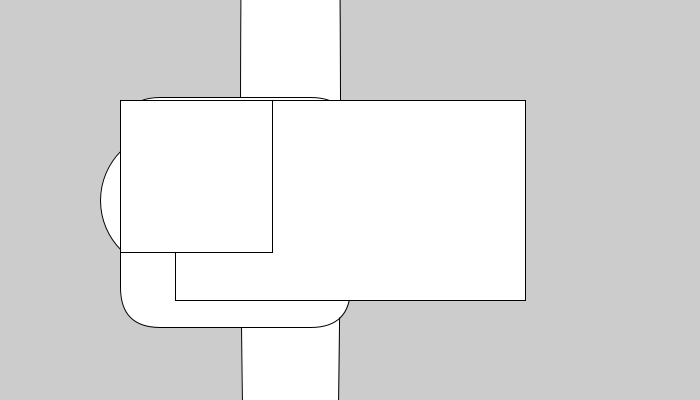
Frame 1 (no input)
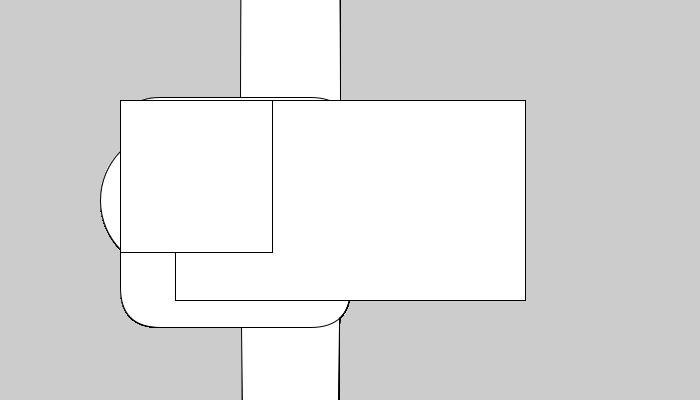
Frame 60 (the mouse pressed at the canvas centre just before this capture)
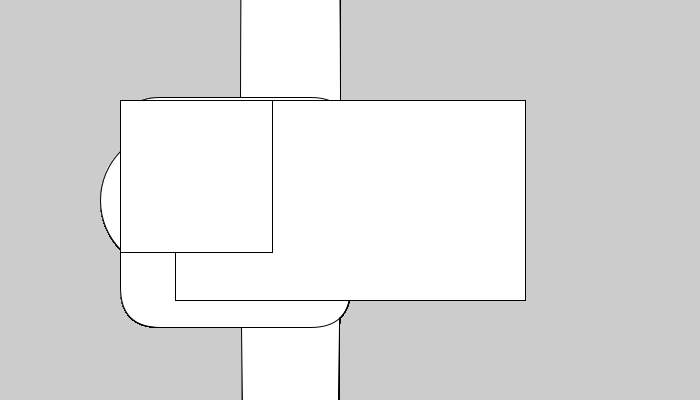
Frame 120 (the mouse held since frame 60 and released just before this capture)

The Processing sketch that drew these frames (run headless with seeded random() and noise(); from frame 60 on, the mouse is pressed at the canvas centre):

// Processing sketch: Other_Hello_World
// ── Other_Hello_World.pde
//Global Variables
int appWidth, appHeight;
float centerwidth, centerheight, xStart, yStart, widthRect, heightRect;
//
void setup() {
  //Declare Display Geometry: square, landscape, portrait
  size(700, 400); //Use size for debugging
  //fullScreen(); //Use fullScreen for easy deployment
  appWidth = width;
  appHeight = height;
  //
  //Concatenation
  println("\t\t\tWidth="+width, "\tHeight="+height); //key variables
  println("Display Monitor:", "\twidth="+displayWidth, "& height="+displayHeight);
  //
  //Ternary Operator
  String ls="Landscape or Square", p="portrait", DO="Display Orientation", instruct="Bruh, turn ur phone";
  //String orientation = ( appWidth >= appHeight ) ? ls : p;
  //println (DO, orientation);
  if ( appWidth < appHeight ) { //Declare Landscape Mode
    println(instruct);
  } else {
    //Fit CANVAS into Display Monitor
    if ( appWidth > displayWidth ) appWidth = 0; //CANVAS-width will not fit
    if ( appHeight > displayHeight ) appHeight = 0; //CANVAS-height will not fit
    if ( appWidth != 0 && appHeight != 0 ) {
      print("Display Geoemtry is good to go.");
    } else {
      println("lmao you broke it");
    }
  }
  //
  //If ORIENTATION is wrong ... feedback to change it
  //if ( orientation==p ) println(instruct);
  //Population
  centerwidth = width * 1/2;
  centerheight = height * 1/2;
  xStart = centerwidth - (width * 1/4);
  yStart = centerheight - (height * 1/4);
  widthRect = width * 1/2; 
  heightRect = height * 1/2; 
} //End setup
//
void draw() {
  ellipse(170, 200, 140, 140);
  ellipse(408, 200, 140, 140);
  ellipse(290, 125, 100, 2000);
  rect(120, 97, 230, 230, 40);
  rect(xStart, yStart, widthRect, heightRect);
  square(120, 100, 152);
} //End draw
//
void keyPressed() {
} //End keyPressed
//
void mousePressed() {
} //End mousePressed
//
// End Main Program
